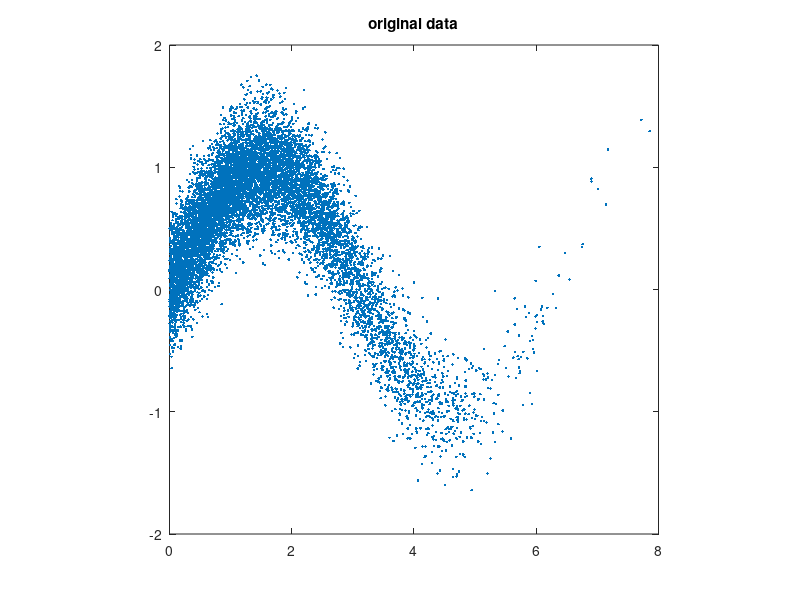

The MATLAB script that drew this image: (Note: this script raises an error after producing the figure.)

%%%%%%%%%%%%%%%%%%%%%%%%%%%%%%%%%%%%%%%%%%%%%
%%% Example of using RBIG toolbox
%%% (synthesis and pdf estimation example)
%%%%%%%%%%%%%%%%%%%%%%%%%%%%%%%%%%%%%%%%%%%%%

clear all
close all

Ns = 10000;

x = abs(2*randn(1,Ns));
y = sin(x) + 0.25*randn(1,Ns);
dat = [x;y];

figure
plot(dat(1,:),dat(2,:),'.')
axis square,title('original data')

%%%%%%%%%%%%%%%%%%%%%%%%%%%%%%%%%%%%%%%%%%%%%%%%
% Obtaining the RBIG transformation of the data 
% using PCA rotation and 500 iterations
%%%%%%%%%%%%%%%%%%%%%%%%%%%%%%%%%%%%%%%%%%%%%%%%

[datT Trans] = RBIG(dat,50,'PCA');

figure
plot(datT(1,:),datT(2,:),'.')
axis equal,axis square,axis([-4 4 -4 4]),title('transformed data')

%%%%%%%%%%%%%%%%%%%%%%%%%%%%%%%%%%%%%%%%%%%%%%%%
% Generating random Gaussian data 
% mean = 0, covariance matrix = I 
%%%%%%%%%%%%%%%%%%%%%%%%%%%%%%%%%%%%%%%%%%%%%%%%

datR = randn(size(dat,1),size(dat,2));
figure
plot(datR(1,:),datR(2,:),'.')
axis equal,axis square,axis([-4 4 -4 4]),title('random Gaussian data')


%%%%%%%%%%%%%%%%%%%%%%%%%%%%%%%%%%%%%%%%%%%%%%%%
% Inverting the random data
% (Obtaining the synthesized data)
%%%%%%%%%%%%%%%%%%%%%%%%%%%%%%%%%%%%%%%%%%%%%%%%

datRI = inv_RBIG(datR,Trans);
figure
plot(datRI(1,:),datRI(2,:),'.'),axis equal,axis square,title('inverted (synthesized) data')

%%%%%%%%%%%%%%%%%%%%%%%%%%%%%%%%%%%%%%%%%%%%%%%%
% Estimating the PDF
%%%%%%%%%%%%%%%%%%%%%%%%%%%%%%%%%%%%%%%%%%%%%%%%

% Points in which we want to estimate the pdf
x0 = linspace(min(dat(1,:)),max(dat(1,:)),51);
y0 = linspace(min(dat(2,:)),max(dat(2,:)),51);
[XX YY] = meshgrid(x0,y0);
pdf_domain = [XX(:)';YY(:)'];

% Estimating the pdf with IG 
% Note that 'Trans' have been estimated in the previous step
[P_dat P_datT detJ J] = RBIG_probability(pdf_domain,Trans,20);

% Estimating the pdf with a 2D-Histogram
[H R] = hist3(dat',[51 51]);
pH = H/(sum(H(:))*(R{1}(3)-R{1}(2))*(R{2}(3)-R{2}(2)));

figure,imagesc(reshape(P_dat,51,51)),title('Estimated pdf with RBIG')
figure,imagesc(pH'),title('Estimated pdf with 2D-histogram')


